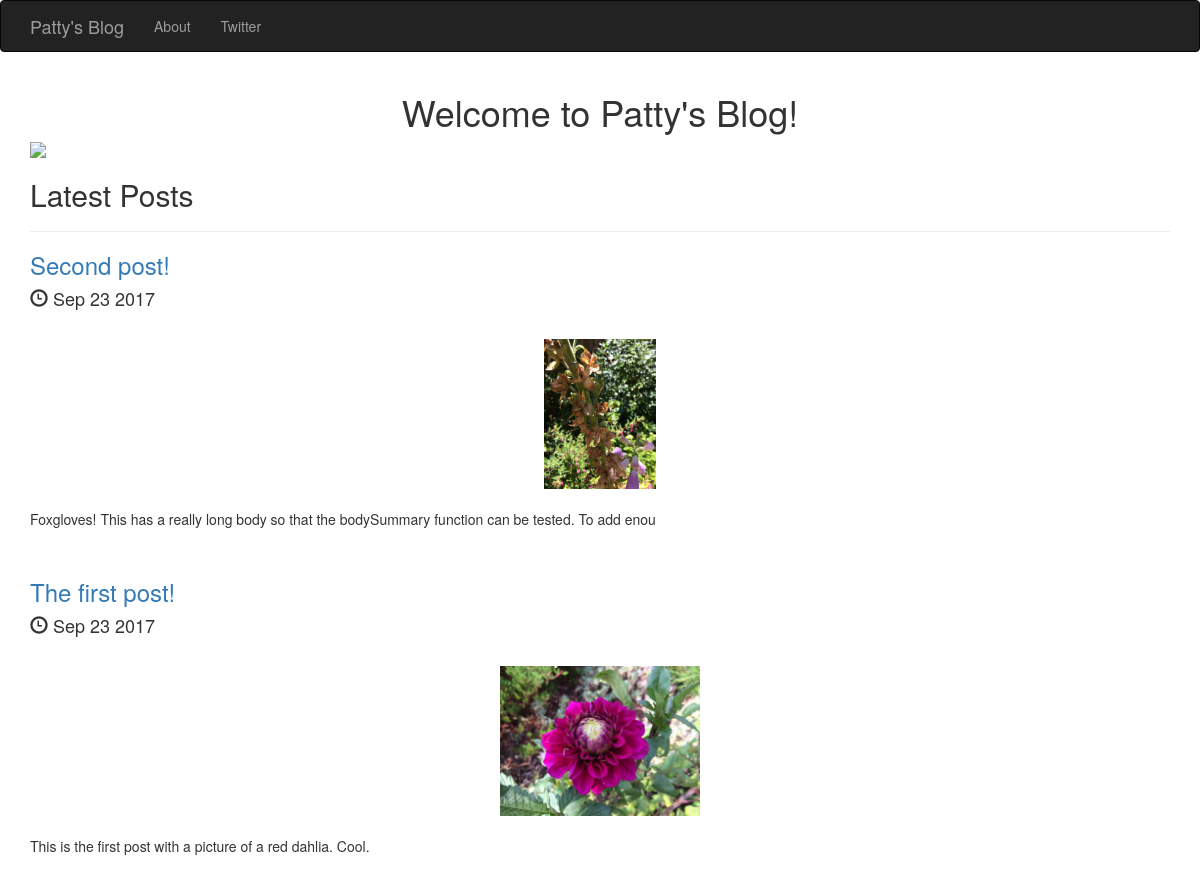
The page / on the database its author committed.
### posts/models.py (models this page shows, shortened)
class Post(models.Model):
    title = models.CharField(max_length=250)
    publishedDate = models.DateTimeField()
    image = models.ImageField(upload_to='media/')
    body = models.TextField()
    def publishedDatePretty(self):
        return self.publishedDate.strftime("%b %e %Y")
    def bodySummary(self):
        return self.body[:100]

### posts/views.py (the view)
# urls.py: 2. Add a URL to urlpatterns:  url(r'^$', views.home, name='home')
def home(request):
    posts = Post.objects.order_by("-publishedDate")
    return render(request, 'posts/home.html', {"posts": posts})

### posts/templates/posts/home.html (shortened to what this page needs)
<!DOCTYPE html>
<html lang="en">
  <head>
    <link rel="stylesheet" href="https://maxcdn.bootstrapcdn.com/bootstrap/3.3.7/css/bootstrap.min.css">
  </head>
  <body>
    <nav class="navbar navbar-inverse">
        <div class="container">
            <div class="navbar-header">
                <a class="navbar-brand" href="{% url 'home' %}">Patty's Blog</a>
            </div>
            <div class="collapse navbar-collapse" id="my-navbar">
                <ul class="nav navbar-nav">
                    <li><a href="{% url 'about' %}">About</a></li>
                    <li><a href="http://www.twitter.com/p2harry">Twitter</a></li>
                </ul>
            </div>
        </div>
    </nav>
    <div class="container">
        <h1 class="text-center">Welcome to Patty's Blog!</h1>
        {% load static %}
        <img src="{% static 'posts/home.jpg' %}" class="img-responsive center-block" style="max-height:350px;"/>
        <h2>Latest Posts</h2>
        <hr/>
          {% for post in posts.all %}
        <a href = {% url 'post_details' post.id %}><h3>{{ post.title }}</h3></a>
        <h4>
            <span class="glyphicon glyphicon-time" aria-hidden="true"></span>&nbsp;{{ post.publishedDatePretty }}
        </h4>
        <br/>
        <img src="{{ post.image.url }}" class="img-responsive center-block" style="max-height:150px;">
        <br/>
        <p>{{ post.bodySummary }}</p>
        <br/>
        {% endfor %}
    </div>
  </body>
</html>

### rows shown on the page
Post: title "Second post!", publishedDatePretty "Sep 23 2017", image (picture), bodySummary "Foxgloves! This has a really long body so that the bodySummary function can be tested. To add enou"
Post: title "The first post!", publishedDatePretty "Sep 23 2017", image (picture), bodySummary "This is the first post with a picture of a red dahlia. Cool."
